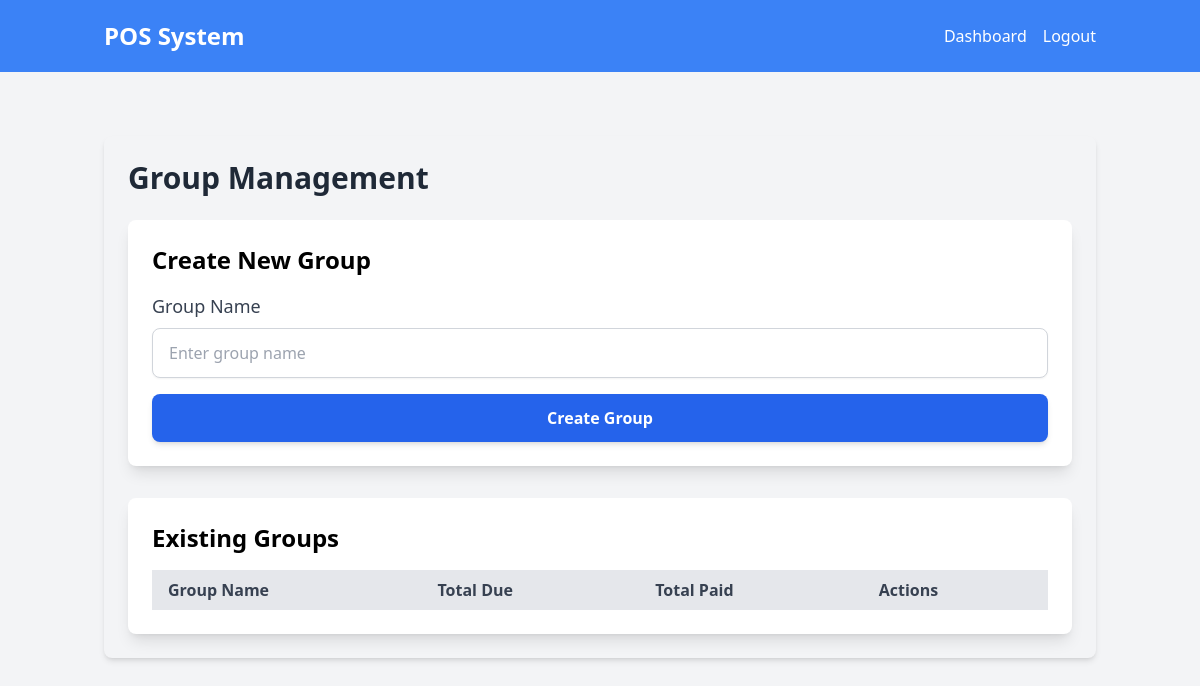
Page /group-management (signed in) on the earlier database version.
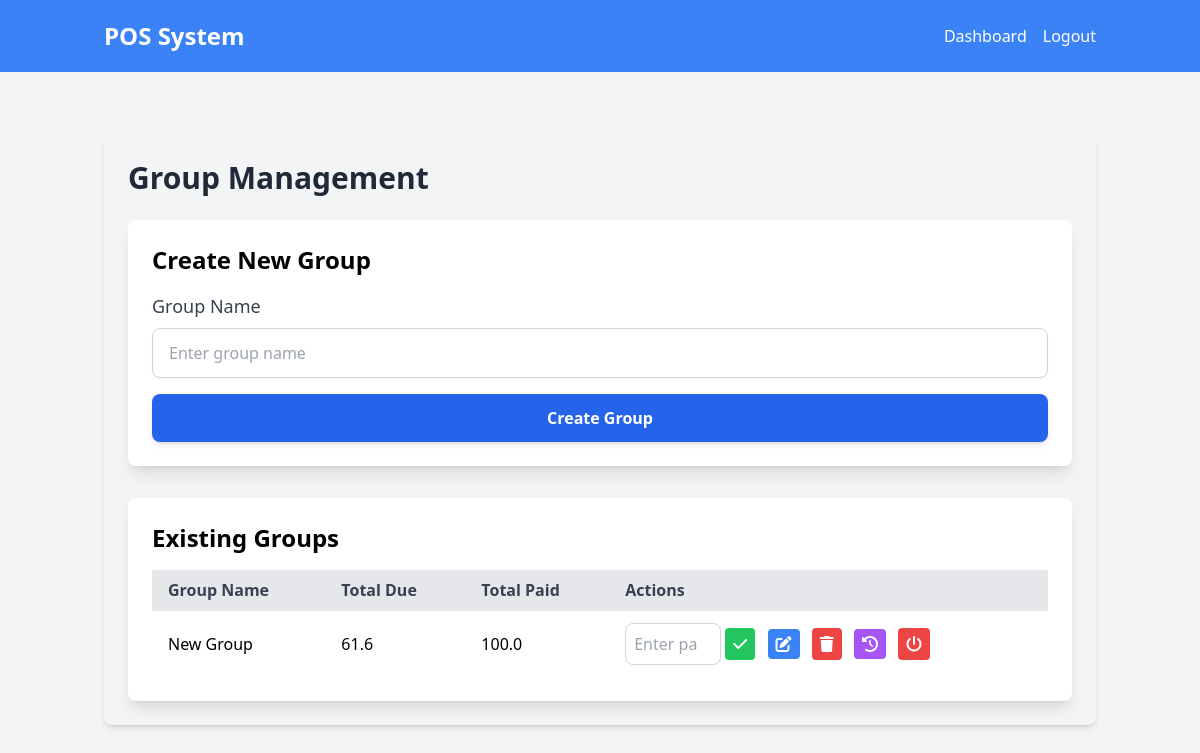
Same page on the later database version.
### models.py (models this page shows)
class Group(db.Model):
    id = db.Column(db.Integer, primary_key=True)
    name = db.Column(db.String(100), nullable=False)
    total_due = db.Column(db.Float, default=0.0)  # Amount the group owes
    total_paid = db.Column(db.Float, default=0.0)  # Total amount paid by the group
    payments = db.relationship('GroupPayment', backref='related_group', lazy=True)
    sales = db.relationship('GroupSale', backref='related_group', lazy=True)

### routes.py (the view)
    @app.route('/group-management', methods=['GET'])
    @login_required
    def group_management():
        if current_user.role not in ['admin', 'manager']:
            return redirect(url_for('dashboard'))
        groups = Group.query.all()  # Fetch all groups from the database
        return render_template('group_management.html', groups=groups)

### templates/group_management.html
{% extends "base.html" %} {% block content %}
<div class="container mx-auto mt-8 p-6 bg-gray-100 rounded-lg shadow-md">
  <h2 class="text-3xl font-bold text-gray-800 mb-6">Group Management</h2>
  <div class="bg-white p-6 rounded-lg shadow-lg mb-8">
    <h3 class="text-2xl font-semibold mb-4">Create New Group</h3>
    <form method="POST" action="{{ url_for('create_group') }}">
      <div class="mb-4">
        <label for="name" class="block text-lg font-medium text-gray-700 mb-2"
          >Group Name</label
        >
        <input
          type="text"
          name="name"
          id="name"
          class="block w-full px-4 py-3 border border-gray-300 rounded-lg shadow-sm focus:ring-blue-500 focus:border-blue-500"
          placeholder="Enter group name"
          required
        />
      </div>
      <button
        type="submit"
        class="w-full bg-blue-600 hover:bg-blue-700 text-white font-bold py-3 px-4 rounded-lg shadow-md transition duration-300"
      >
        Create Group
      </button>
    </form>
  </div>
  <div class="bg-white p-6 rounded-lg shadow-lg">
    <h3 class="text-2xl font-semibold mb-4">Existing Groups</h3>
    <table class="table-auto w-full text-left border-collapse">
      <thead class="bg-gray-200">
        <tr>
          <th class="px-4 py-2 text-gray-700 font-semibold">Group Name</th>
          <th class="px-4 py-2 text-gray-700 font-semibold">Total Due</th>
          <th class="px-4 py-2 text-gray-700 font-semibold">Total Paid</th>
          <th class="px-4 py-2 text-gray-700 font-semibold">Actions</th>
        </tr>
      </thead>
      <tbody>
        {% for group in groups %}
        <tr class="border-t">
          <td class="px-4 py-3">{{ group.name }}</td>
          <td class="px-4 py-3">{{ group.total_due | round(2)}}</td>
          <td class="px-4 py-3">{{ group.total_paid }}</td>
          <td class="px-4 py-3 space-x-2">
            <form
              action="{{ url_for('settle_group_payment', group_id=group.id) }}"
              method="POST"
              style="display: inline"
            >
              <input
                type="number"
                name="payment"
                class="w-24 p-2 border border-gray-300 rounded-lg"
                placeholder="Enter payment"
              />
              <button
                type="submit"
                class="bg-green-500 text-white px-2 py-1 rounded hover:text-green-700"
              >
                <i class="fa-solid fa-check"></i>
              </button>
            </form>
            <a
              href="{{ url_for('edit_group', group_id=group.id) }}"
              class="bg-blue-500 text-white px-2 py-1 rounded hover:text-blue-700"
              ><i class="fa-solid fa-pen-to-square"></i
            ></a>
            <form
              action="{{ url_for('delete_group', group_id=group.id) }}"
              method="POST"
              style="display: inline"
            >
              <button
                type="submit"
                class="bg-red-500 text-white px-2 py-1 rounded hover:text-red-700"
                onclick="return confirm('Are you sure you want to delete this group?')"
              >
                <i class="fa-solid fa-trash"></i>
              </button>
            </form>
            <a
              href="{{ url_for('group_payment_history', group_id=group.id) }}"
              class="bg-purple-500 text-white px-2 py-1 rounded hover:text-purple-700"
              ><i class="fa-solid fa-clock-rotate-left"></i
            ></a>
            <form
              action="{{ url_for('reset_total_paid', group_id=group.id) }}"
              method="POST"
              style="display: inline"
            >
              <button
                type="submit"
                class="bg-red-500 text-white px-2 py-1 rounded"
                onclick="return confirm('Are you sure you want to reset total paid?')"
              >
                <i class="fa-solid fa-power-off"></i>
              </button>
            </form>
          </td>
        </tr>
        {% endfor %}
      </tbody>
    </table>
  </div>
</div>
{% endblock %}

Differences in the rows shown:
added Group: name "New Group", total_due "61.6", total_paid "100.0"
